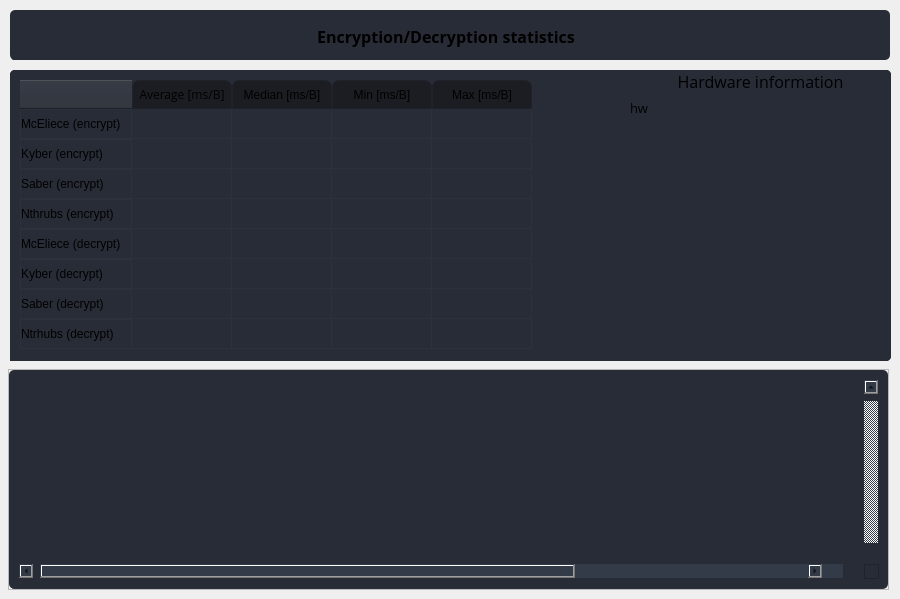
                  <widget class="QWidget" name="page_enc_statistics">
                   <widget class="QFrame" name="enc_statistics_table_frame">
                    <property name="geometry">
                     <rect>
                      <x>8</x>
                      <y>369</y>
                      <width>881</width>
                      <height>221</height>
                     </rect>
                    </property>
                    <property name="minimumSize">
                     <size>
                      <width>0</width>
                      <height>150</height>
                     </size>
                    </property>
                    <property name="frameShape">
                     <enum>QFrame::StyledPanel</enum>
                    </property>
                    <property name="frameShadow">
                     <enum>QFrame::Raised</enum>
                    </property>
                    <layout class="QHBoxLayout" name="horizontalLayout_16">
                     <property name="spacing">
                      <number>0</number>
                     </property>
                     <property name="leftMargin">
                      <number>0</number>
                     </property>
                     <property name="topMargin">
                      <number>0</number>
                     </property>
                     <property name="rightMargin">
                      <number>0</number>
                     </property>
                     <property name="bottomMargin">
                      <number>0</number>
                     </property>
                     <item>
                      <widget class="QTableWidget" name="enc_statistics_list_table">
                       <property name="sizePolicy">
                        <sizepolicy hsizetype="Expanding" vsizetype="Expanding">
                         <horstretch>0</horstretch>
                         <verstretch>0</verstretch>
                        </sizepolicy>
                       </property>
                       <property name="minimumSize">
                        <size>
                         <width>0</width>
                         <height>0</height>
                        </size>
                       </property>
                       <property name="palette">
                        <palette>
                         <active>
                          <colorrole role="WindowText">
                           <brush brushstyle="SolidPattern">
                            <color alpha="255">
                             <red>210</red>
                             <green>210</green>
                             <blue>210</blue>
                            </color>
                           </brush>
                          </colorrole>
                          <colorrole role="Button">
                           <brush brushstyle="SolidPattern">
                            <color alpha="255">
                             <red>39</red>
                             <green>44</green>
                             <blue>54</blue>
                            </color>
                           </brush>
                          </colorrole>
                          <colorrole role="Text">
                           <brush brushstyle="SolidPattern">
                            <color alpha="255">
                             <red>210</red>
                             <green>210</green>
                             <blue>210</blue>
                            </color>
                           </brush>
                          </colorrole>
                          <colorrole role="ButtonText">
                           <brush brushstyle="SolidPattern">
                            <color alpha="255">
                             <red>210</red>
                             <green>210</green>
                             <blue>210</blue>
                            </color>
                           </brush>
                          </colorrole>
                          <colorrole role="Base">
                           <brush brushstyle="SolidPattern">
                            <color alpha="255">
                             <red>39</red>
                             <green>44</green>
                             <blue>54</blue>
                            </color>
                           </brush>
                          </colorrole>
                          <colorrole role="Window">
                           <brush brushstyle="SolidPattern">
                            <color alpha="255">
                             <red>39</red>
                             <green>44</green>
                             <blue>54</blue>
                            </color>
                           </brush>
                          </colorrole>
                          <colorrole role="PlaceholderText">
                           <brush brushstyle="NoBrush">
                            <color alpha="128">
                             <red>210</red>
                             <green>210</green>
                             <blue>210</blue>
                            </color>
                           </brush>
                          </colorrole>
                         </active>
                         <inactive>
                          <colorrole role="WindowText">
                           <brush brushstyle="SolidPattern">
                            <color alpha="255">
                             <red>210</red>
                             <green>210</green>
                             <blue>210</blue>
                            </color>
                           </brush>
                          </colorrole>
                          <colorrole role="Button">
                           <brush brushstyle="SolidPattern">
                            <color alpha="255">
                             <red>39</red>
                             <green>44</green>
                             <blue>54</blue>
                            </color>
                           </brush>
                          </colorrole>
                          <colorrole role="Text">
                           <brush brushstyle="SolidPattern">
                            <color alpha="255">
                             <red>210</red>
                             <green>210</green>
                             <blue>210</blue>
                            </color>
                           </brush>
                          </colorrole>
                          <colorrole role="ButtonText">
                           <brush brushstyle="SolidPattern">
                            <color alpha="255">
                             <red>210</red>
                             <green>210</green>
                             <blue>210</blue>
                            </color>
                           </brush>
                          </colorrole>
                          <colorrole role="Base">
                           <brush brushstyle="SolidPattern">
                            <color alpha="255">
                             <red>39</red>
                             <green>44</green>
                             <blue>54</blue>
                            </color>
                           </brush>
                          </colorrole>
                          <colorrole role="Window">
                           <brush brushstyle="SolidPattern">
                            <color alpha="255">
                             <red>39</red>
                             <green>44</green>
                             <blue>54</blue>
                            </color>
                           </brush>
                          </colorrole>
                          <colorrole role="PlaceholderText">
                           <brush brushstyle="NoBrush">
                            <color alpha="128">
                             <red>210</red>
                             <green>210</green>
                             <blue>210</blue>
                            </color>
                           </brush>
                          </colorrole>
                         </inactive>
                         <disabled>
                          <colorrole role="WindowText">
                           <brush brushstyle="SolidPattern">
                            <color alpha="255">
                             <red>210</red>
                             <green>210</green>
                             <blue>210</blue>
                            </color>
                           </brush>
                          </colorrole>
                          <colorrole role="Button">
                           <brush brushstyle="SolidPattern">
                            <color alpha="255">
                             <red>39</red>
                             <green>44</green>
                             <blue>54</blue>
                            </color>
                           </brush>
                          </colorrole>
                          <colorrole role="Text">
                           <brush brushstyle="SolidPattern">
                            <color alpha="255">
                             <red>210</red>
                             <green>210</green>
                             <blue>210</blue>
                            </color>
                           </brush>
                          </colorrole>
                          <colorrole role="ButtonText">
                           <brush brushstyle="SolidPattern">
                            <color alpha="255">
                             <red>210</red>
                             <green>210</green>
                             <blue>210</blue>
                            </color>
                           </brush>
                          </colorrole>
                          <colorrole role="Base">
                           <brush brushstyle="SolidPattern">
                            <color alpha="255">
                             <red>39</red>
                             <green>44</green>
                             <blue>54</blue>
                            </color>
                           </brush>
                          </colorrole>
                          <colorrole role="Window">
                           <brush brushstyle="SolidPattern">
                            <color alpha="255">
                             <red>39</red>
                             <green>44</green>
                             <blue>54</blue>
                            </color>
                           </brush>
                          </colorrole>
                          <colorrole role="PlaceholderText">
                           <brush brushstyle="NoBrush">
                            <color alpha="128">
                             <red>210</red>
                             <green>210</green>
                             <blue>210</blue>
                            </color>
                           </brush>
                          </colorrole>
                         </disabled>
                        </palette>
                       </property>
                       <property name="font">
                        <font>
                         <family>Open Sans</family>
                         <pointsize>10</pointsize>
                        </font>
                       </property>
                       <property name="styleSheet">
                        <string notr="true">QTableWidget {	
	background-color: rgb(39, 44, 54);
	padding: 10px;
	border-radius: 5px;
	gridline-color: rgb(44, 49, 60);
	border-bottom: 1px solid rgb(44, 49, 60);
}
QTableWidget::item{
	border-color: rgb(44, 49, 60);
	padding-left: 5px;
	padding-right: 5px;
	gridline-color: rgb(44, 49, 60);
}
QTableWidget::item:selected{
	background-color: rgb(85, 170, 255);
}
QScrollBar:horizontal {
    border: none;
    background: rgb(52, 59, 72);
    height: 14px;
    margin: 0px 21px 0 21px;
	border-radius: 0px;
}
 QScrollBar:vertical {
	border: none;
    background: rgb(52, 59, 72);
    width: 14px;
    margin: 21px 0 21px 0;
	border-radius: 0px;
 }
QHeaderView::section{
	Background-color: rgb(39, 44, 54);
	max-width: 30px;
	border: 1px solid rgb(44, 49, 60);
	border-style: none;
    border-bottom: 1px solid rgb(44, 49, 60);
    border-right: 1px solid rgb(44, 49, 60);
}
QTableWidget::horizontalHeader {	
	background-color: rgb(81, 255, 0);
}
QHeaderView::section:horizontal
{
    border: 1px solid rgb(32, 34, 42);
	background-color: rgb(27, 29, 35);
	padding: 3px;
	border-top-left-radius: 7px;
    border-top-right-radius: 7px;
}
QHeaderView::section:vertical
{
    border: 1px solid rgb(44, 49, 60);
}
</string>
                       </property>
                       <property name="frameShape">
                        <enum>QFrame::NoFrame</enum>
                       </property>
                       <property name="verticalScrollBarPolicy">
                        <enum>Qt::ScrollBarAlwaysOn</enum>
                       </property>
                       <property name="sizeAdjustPolicy">
                        <enum>QAbstractScrollArea::AdjustToContents</enum>
                       </property>
                       <property name="editTriggers">
                        <set>QAbstractItemView::NoEditTriggers</set>
                       </property>
                       <property name="alternatingRowColors">
                        <bool>false</bool>
                       </property>
                       <property name="selectionMode">
                        <enum>QAbstractItemView::SingleSelection</enum>
                       </property>
                       <property name="selectionBehavior">
                        <enum>QAbstractItemView::SelectItems</enum>
                       </property>
                       <property name="showGrid">
                        <bool>true</bool>
                       </property>
                       <property name="gridStyle">
                        <enum>Qt::SolidLine</enum>
                       </property>
                       <property name="sortingEnabled">
                        <bool>true</bool>
                       </property>
                       <property name="wordWrap">
                        <bool>false</bool>
                       </property>
                       <property name="rowCount">
                        <number>0</number>
                       </property>
                       <property name="columnCount">
                        <number>6</number>
                       </property>
                       <attribute name="horizontalHeaderVisible">
                        <bool>false</bool>
                       </attribute>
                       <attribute name="horizontalHeaderMinimumSectionSize">
                        <number>100</number>
                       </attribute>
                       <attribute name="horizontalHeaderDefaultSectionSize">
                        <number>190</number>
                       </attribute>
                       <attribute name="horizontalHeaderStretchLastSection">
                        <bool>false</bool>
                       </attribute>
                       <attribute name="verticalHeaderVisible">
                        <bool>false</bool>
                       </attribute>
                       <attribute name="verticalHeaderCascadingSectionResizes">
                        <bool>false</bool>
                       </attribute>
                       <attribute name="verticalHeaderHighlightSections">
                        <bool>false</bool>
                       </attribute>
                       <attribute name="verticalHeaderStretchLastSection">
                        <bool>false</bool>
                       </attribute>
                       <column>
                        <property name="text">
                         <string>DateTime</string>
                        </property>
                       </column>
                       <column>
                        <property name="text">
                         <string>Alg</string>
                        </property>
                       </column>
                       <column>
                        <property name="text">
                         <string>Operation</string>
                        </property>
                       </column>
                       <column>
                        <property name="text">
                         <string>FileSize [B]</string>
                        </property>
                       </column>
                       <column>
                        <property name="text">
                         <string>KEM time [ms]</string>
                        </property>
                       </column>
                       <column>
                        <property name="text">
                         <string>AES time [ms]</string>
                        </property>
                       </column>
                      </widget>
                     </item>
                    </layout>
                   </widget>
                   <widget class="QFrame" name="enc_statistics_title_frame">
                    <property name="geometry">
                     <rect>
                      <x>10</x>
                      <y>10</y>
                      <width>880</width>
                      <height>50</height>
                     </rect>
                    </property>
                    <property name="styleSheet">
                     <string notr="true">background-color: rgb(39, 44, 54);
border-radius: 5px;</string>
                    </property>
                    <property name="frameShape">
                     <enum>QFrame::StyledPanel</enum>
                    </property>
                    <property name="frameShadow">
                     <enum>QFrame::Raised</enum>
                    </property>
                    <widget class="QLabel" name="enc_statistics_label">
                     <property name="geometry">
                      <rect>
                       <x>1</x>
                       <y>1</y>
                       <width>870</width>
                       <height>50</height>
                      </rect>
                     </property>
                     <property name="sizePolicy">
                      <sizepolicy hsizetype="Expanding" vsizetype="Fixed">
                       <horstretch>0</horstretch>
                       <verstretch>0</verstretch>
                      </sizepolicy>
                     </property>
                     <property name="minimumSize">
                      <size>
                       <width>0</width>
                       <height>40</height>
                      </size>
                     </property>
                     <property name="font">
                      <font>
                       <family>Open Sans</family>
                       <pointsize>12</pointsize>
                       <weight>75</weight>
                       <bold>true</bold>
                      </font>
                     </property>
                     <property name="text">
                      <string>Encryption/Decryption statistics</string>
                     </property>
                     <property name="alignment">
                      <set>Qt::AlignCenter</set>
                     </property>
                    </widget>
                   </widget>
                   <widget class="QFrame" name="enc_statistics_data_frame">
                    <property name="geometry">
                     <rect>
                      <x>10</x>
                      <y>70</y>
                      <width>881</width>
                      <height>291</height>
                     </rect>
                    </property>
                    <property name="sizePolicy">
                     <sizepolicy hsizetype="MinimumExpanding" vsizetype="MinimumExpanding">
                      <horstretch>0</horstretch>
                      <verstretch>0</verstretch>
                     </sizepolicy>
                    </property>
                    <property name="styleSheet">
                     <string notr="true">background-color: rgb(39, 44, 54);
border-radius: 5px;</string>
                    </property>
                    <property name="frameShape">
                     <enum>QFrame::StyledPanel</enum>
                    </property>
                    <property name="frameShadow">
                     <enum>QFrame::Raised</enum>
                    </property>
                    <widget class="QWidget" name="verticalLayoutWidget">
                     <property name="geometry">
                      <rect>
                       <x>0</x>
                       <y>0</y>
                       <width>621</width>
                       <height>309</height>
                      </rect>
                     </property>
                     <layout class="QVBoxLayout" name="enc_statistics_layout_data_box">
                      <property name="sizeConstraint">
                       <enum>QLayout::SetDefaultConstraint</enum>
                      </property>
                      <item>
                       <widget class="QTableWidget" name="enc_statistics_data_table">
                        <property name="enabled">
                         <bool>true</bool>
                        </property>
                        <property name="sizePolicy">
                         <sizepolicy hsizetype="MinimumExpanding" vsizetype="MinimumExpanding">
                          <horstretch>0</horstretch>
                          <verstretch>0</verstretch>
                         </sizepolicy>
                        </property>
                        <property name="layoutDirection">
                         <enum>Qt::LeftToRight</enum>
                        </property>
                        <property name="autoFillBackground">
                         <bool>false</bool>
                        </property>
                        <property name="styleSheet">
                         <string notr="true">QTableWidget {	
	background-color: rgb(39, 44, 54);
	padding: 10px;
	border-radius: 5px;
	gridline-color: rgb(44, 49, 60);
	border-bottom: 1px solid rgb(44, 49, 60);
}
QTableWidget::item{
	border-color: rgb(44, 49, 60);
	padding-left: 5px;
	padding-right: 5px;
	gridline-color: rgb(44, 49, 60);
}
QTableWidget::item:selected{
	background-color: rgb(85, 170, 255);
}
QScrollBar:horizontal {
    border: none;
    background: rgb(52, 59, 72);
    height: 14px;
    margin: 0px 21px 0 21px;
	border-radius: 0px;
}
 QScrollBar:vertical {
	border: none;
    background: rgb(52, 59, 72);
    width: 14px;
    margin: 21px 0 21px 0;
	border-radius: 0px;
 }
QHeaderView::section{
	Background-color: rgb(39, 44, 54);
	max-width: 30px;
	border: 1px solid rgb(44, 49, 60);
	border-style: none;
    border-bottom: 1px solid rgb(44, 49, 60);
    border-right: 1px solid rgb(44, 49, 60);
}
QTableWidget::horizontalHeader {	
	background-color: rgb(81, 255, 0);
}
QHeaderView::section:horizontal
{
    border: 1px solid rgb(32, 34, 42);
	background-color: rgb(27, 29, 35);
	padding: 3px;
	border-top-left-radius: 7px;
    border-top-right-radius: 7px;
}
QHeaderView::section:vertical
{
    border: 1px solid rgb(44, 49, 60);
}
</string>
                        </property>
                        <property name="verticalScrollBarPolicy">
                         <enum>Qt::ScrollBarAsNeeded</enum>
                        </property>
                        <property name="horizontalScrollBarPolicy">
                         <enum>Qt::ScrollBarAsNeeded</enum>
                        </property>
                        <property name="sizeAdjustPolicy">
                         <enum>QAbstractScrollArea::AdjustToContents</enum>
                        </property>
                        <property name="editTriggers">
                         <set>QAbstractItemView::NoEditTriggers</set>
                        </property>
                        <property name="selectionMode">
                         <enum>QAbstractItemView::SingleSelection</enum>
                        </property>
                        <property name="showGrid">
                         <bool>true</bool>
                        </property>
                        <property name="sortingEnabled">
                         <bool>false</bool>
                        </property>
                        <property name="wordWrap">
                         <bool>false</bool>
                        </property>
                        <attribute name="horizontalHeaderCascadingSectionResizes">
                         <bool>false</bool>
                        </attribute>
                        <attribute name="horizontalHeaderMinimumSectionSize">
                         <number>39</number>
                        </attribute>
                        <attribute name="horizontalHeaderDefaultSectionSize">
                         <number>100</number>
                        </attribute>
                        <attribute name="horizontalHeaderHighlightSections">
                         <bool>false</bool>
                        </attribute>
                        <attribute name="horizontalHeaderShowSortIndicator" stdset="0">
                         <bool>false</bool>
                        </attribute>
                        <attribute name="verticalHeaderHighlightSections">
                         <bool>false</bool>
                        </attribute>
                        <attribute name="verticalHeaderShowSortIndicator" stdset="0">
                         <bool>false</bool>
                        </attribute>
                        <row>
                         <property name="text">
                          <string>McEliece (encrypt)</string>
                         </property>
                        </row>
                        <row>
                         <property name="text">
                          <string>Kyber (encrypt)</string>
                         </property>
                        </row>
                        <row>
                         <property name="text">
                          <string>Saber (encrypt)</string>
                         </property>
                        </row>
                        <row>
                         <property name="text">
                          <string>Nthrubs (encrypt)</string>
                         </property>
                        </row>
                        <row>
                         <property name="text">
                          <string>McEliece (decrypt)</string>
                         </property>
                        </row>
                        <row>
                         <property name="text">
                          <string>Kyber (decrypt)</string>
                         </property>
                        </row>
                        <row>
                         <property name="text">
                          <string>Saber (decrypt)</string>
                         </property>
                        </row>
                        <row>
                         <property name="text">
                          <string>Ntrhubs (decrypt)</string>
                         </property>
                        </row>
                        <column>
                         <property name="text">
                          <string>Average [ms/B]</string>
                         </property>
                         <property name="font">
                          <font>
                           <family>Open Sans</family>
                          </font>
                         </property>
                        </column>
                        <column>
                         <property name="text">
                          <string>Median [ms/B]</string>
                         </property>
                        </column>
                        <column>
                         <property name="text">
                          <string>Min [ms/B]</string>
                         </property>
                        </column>
                        <column>
                         <property name="text">
                          <string>Max [ms/B]</string>
                         </property>
                        </column>
                        <item row="0" column="0">
                         <property name="text">
                          <string/>
                         </property>
                         <property name="toolTip">
                          <string/>
                         </property>
                         <property name="font">
                          <font>
                           <kerning>true</kerning>
                          </font>
                         </property>
                         <property name="textAlignment">
                          <set>AlignCenter</set>
                         </property>
                        </item>
                        <item row="4" column="1">
                         <property name="text">
                          <string/>
                         </property>
                        </item>
                        <item row="4" column="2">
                         <property name="text">
                          <string/>
                         </property>
                        </item>
                        <item row="5" column="1">
                         <property name="text">
                          <string/>
                         </property>
                        </item>
                       </widget>
                      </item>
                     </layout>
                    </widget>
                    <widget class="QWidget" name="verticalLayoutWidget_2">
                     <property name="geometry">
                      <rect>
                       <x>620</x>
                       <y>0</y>
                       <width>261</width>
                       <height>291</height>
                      </rect>
                     </property>
                     <layout class="QVBoxLayout" name="enc_statistics_layout_hw_box">
                      <property name="sizeConstraint">
                       <enum>QLayout::SetNoConstraint</enum>
                      </property>
                      <item>
                       <widget class="QLabel" name="enc_statistics_hw_box_label">
                        <property name="sizePolicy">
                         <sizepolicy hsizetype="Preferred" vsizetype="Fixed">
                          <horstretch>0</horstretch>
                          <verstretch>0</verstretch>
                         </sizepolicy>
                        </property>
                        <property name="font">
                         <font>
                          <family>Open Sans</family>
                          <pointsize>12</pointsize>
                         </font>
                        </property>
                        <property name="layoutDirection">
                         <enum>Qt::LeftToRight</enum>
                        </property>
                        <property name="text">
                         <string>Hardware information</string>
                        </property>
                        <property name="alignment">
                         <set>Qt::AlignCenter</set>
                        </property>
                       </widget>
                      </item>
                      <item>
                       <widget class="QLabel" name="enc_statistics_hw_label">
                        <property name="font">
                         <font>
                          <family>Open Sans</family>
                          <pointsize>10</pointsize>
                         </font>
                        </property>
                        <property name="text">
                         <string>hw</string>
                        </property>
                        <property name="alignment">
                         <set>Qt::AlignLeading|Qt::AlignLeft|Qt::AlignTop</set>
                        </property>
                        <property name="wordWrap">
                         <bool>true</bool>
                        </property>
                        <property name="margin">
                         <number>15</number>
                        </property>
                       </widget>
                      </item>
                     </layout>
                    </widget>
                   </widget>
                  </widget>
